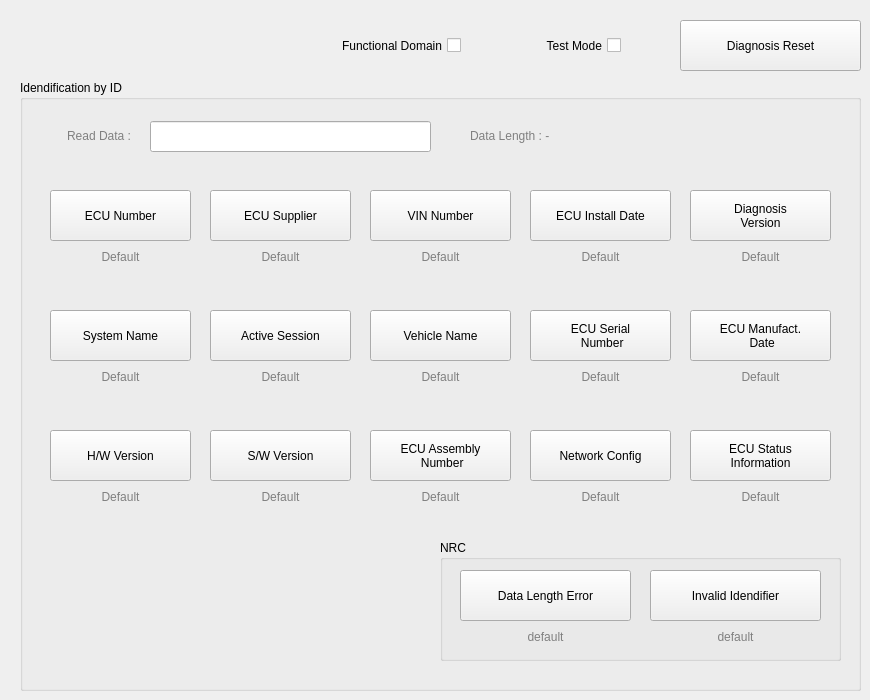
    <widget class="QWidget" name="diagnosis_did">
     <attribute name="title">
      <string>Diagnosis - DID</string>
     </attribute>
     <widget class="QPushButton" name="btn_diag_reset_did">
      <property name="geometry">
       <rect>
        <x>680</x>
        <y>20</y>
        <width>181</width>
        <height>51</height>
       </rect>
      </property>
      <property name="text">
       <string>Diagnosis Reset</string>
      </property>
     </widget>
     <widget class="QGroupBox" name="did_box">
      <property name="geometry">
       <rect>
        <x>20</x>
        <y>80</y>
        <width>841</width>
        <height>611</height>
       </rect>
      </property>
      <property name="title">
       <string>Idendification by ID</string>
      </property>
      <widget class="QGroupBox" name="did_nrc_box">
       <property name="geometry">
        <rect>
         <x>420</x>
         <y>460</y>
         <width>401</width>
         <height>121</height>
        </rect>
       </property>
       <property name="title">
        <string>NRC</string>
       </property>
       <widget class="QPushButton" name="btn_id_nrc_13">
        <property name="geometry">
         <rect>
          <x>20</x>
          <y>30</y>
          <width>171</width>
          <height>51</height>
         </rect>
        </property>
        <property name="text">
         <string>Data Length Error</string>
        </property>
       </widget>
       <widget class="QLabel" name="label_id_nrc_13">
        <property name="geometry">
         <rect>
          <x>20</x>
          <y>90</y>
          <width>171</width>
          <height>20</height>
         </rect>
        </property>
        <property name="styleSheet">
         <string notr="true">color: gray</string>
        </property>
        <property name="text">
         <string>default</string>
        </property>
        <property name="alignment">
         <set>Qt::AlignHCenter|Qt::AlignTop</set>
        </property>
       </widget>
       <widget class="QLabel" name="label_id_nrc_31">
        <property name="geometry">
         <rect>
          <x>210</x>
          <y>90</y>
          <width>171</width>
          <height>20</height>
         </rect>
        </property>
        <property name="styleSheet">
         <string notr="true">color: gray</string>
        </property>
        <property name="text">
         <string>default</string>
        </property>
        <property name="alignment">
         <set>Qt::AlignHCenter|Qt::AlignTop</set>
        </property>
       </widget>
       <widget class="QPushButton" name="btn_id_nrc_31">
        <property name="geometry">
         <rect>
          <x>210</x>
          <y>30</y>
          <width>171</width>
          <height>51</height>
         </rect>
        </property>
        <property name="text">
         <string>Invalid Idendifier</string>
        </property>
       </widget>
      </widget>
      <widget class="QLabel" name="label_id_ecu_num">
       <property name="geometry">
        <rect>
         <x>30</x>
         <y>170</y>
         <width>141</width>
         <height>41</height>
        </rect>
       </property>
       <property name="styleSheet">
        <string notr="true">color: gray</string>
       </property>
       <property name="text">
        <string>Default</string>
       </property>
       <property name="alignment">
        <set>Qt::AlignHCenter|Qt::AlignTop</set>
       </property>
      </widget>
      <widget class="QPushButton" name="btn_id_ecu_num">
       <property name="geometry">
        <rect>
         <x>30</x>
         <y>110</y>
         <width>141</width>
         <height>51</height>
        </rect>
       </property>
       <property name="text">
        <string>ECU Number</string>
       </property>
      </widget>
      <widget class="QPushButton" name="btn_id_ecu_supp">
       <property name="geometry">
        <rect>
         <x>190</x>
         <y>110</y>
         <width>141</width>
         <height>51</height>
        </rect>
       </property>
       <property name="text">
        <string>ECU Supplier</string>
       </property>
      </widget>
      <widget class="QLabel" name="label_id_ecu_supp">
       <property name="geometry">
        <rect>
         <x>190</x>
         <y>170</y>
         <width>141</width>
         <height>41</height>
        </rect>
       </property>
       <property name="styleSheet">
        <string notr="true">color: gray</string>
       </property>
       <property name="text">
        <string>Default</string>
       </property>
       <property name="alignment">
        <set>Qt::AlignHCenter|Qt::AlignTop</set>
       </property>
      </widget>
      <widget class="QPushButton" name="btn_id_vin">
       <property name="geometry">
        <rect>
         <x>350</x>
         <y>110</y>
         <width>141</width>
         <height>51</height>
        </rect>
       </property>
       <property name="text">
        <string>VIN Number</string>
       </property>
      </widget>
      <widget class="QLabel" name="label_id_vin">
       <property name="geometry">
        <rect>
         <x>350</x>
         <y>170</y>
         <width>141</width>
         <height>41</height>
        </rect>
       </property>
       <property name="styleSheet">
        <string notr="true">color: gray</string>
       </property>
       <property name="text">
        <string>Default</string>
       </property>
       <property name="alignment">
        <set>Qt::AlignHCenter|Qt::AlignTop</set>
       </property>
      </widget>
      <widget class="QLabel" name="label_id_install_date">
       <property name="geometry">
        <rect>
         <x>510</x>
         <y>170</y>
         <width>141</width>
         <height>31</height>
        </rect>
       </property>
       <property name="styleSheet">
        <string notr="true">color: gray</string>
       </property>
       <property name="text">
        <string>Default</string>
       </property>
       <property name="alignment">
        <set>Qt::AlignHCenter|Qt::AlignTop</set>
       </property>
      </widget>
      <widget class="QPushButton" name="btn_id_install_date">
       <property name="geometry">
        <rect>
         <x>510</x>
         <y>110</y>
         <width>141</width>
         <height>51</height>
        </rect>
       </property>
       <property name="text">
        <string>ECU Install Date</string>
       </property>
      </widget>
      <widget class="QPushButton" name="btn_id_sys_name">
       <property name="geometry">
        <rect>
         <x>30</x>
         <y>230</y>
         <width>141</width>
         <height>51</height>
        </rect>
       </property>
       <property name="text">
        <string>System Name</string>
       </property>
      </widget>
      <widget class="QPushButton" name="btn_id_diag_ver">
       <property name="geometry">
        <rect>
         <x>670</x>
         <y>110</y>
         <width>141</width>
         <height>51</height>
        </rect>
       </property>
       <property name="text">
        <string>Diagnosis
Version</string>
       </property>
      </widget>
      <widget class="QPushButton" name="btn_id_veh_name">
       <property name="geometry">
        <rect>
         <x>350</x>
         <y>230</y>
         <width>141</width>
         <height>51</height>
        </rect>
       </property>
       <property name="text">
        <string>Vehicle Name</string>
       </property>
      </widget>
      <widget class="QPushButton" name="btn_id_active_sess">
       <property name="geometry">
        <rect>
         <x>190</x>
         <y>230</y>
         <width>141</width>
         <height>51</height>
        </rect>
       </property>
       <property name="text">
        <string>Active Session</string>
       </property>
      </widget>
      <widget class="QLabel" name="label_id_active_sess">
       <property name="geometry">
        <rect>
         <x>190</x>
         <y>290</y>
         <width>141</width>
         <height>41</height>
        </rect>
       </property>
       <property name="styleSheet">
        <string notr="true">color: gray</string>
       </property>
       <property name="text">
        <string>Default</string>
       </property>
       <property name="alignment">
        <set>Qt::AlignHCenter|Qt::AlignTop</set>
       </property>
      </widget>
      <widget class="QLabel" name="label_id_diag_ver">
       <property name="geometry">
        <rect>
         <x>670</x>
         <y>170</y>
         <width>141</width>
         <height>41</height>
        </rect>
       </property>
       <property name="styleSheet">
        <string notr="true">color: gray</string>
       </property>
       <property name="text">
        <string>Default</string>
       </property>
       <property name="alignment">
        <set>Qt::AlignHCenter|Qt::AlignTop</set>
       </property>
      </widget>
      <widget class="QLabel" name="label_id_sys_name">
       <property name="geometry">
        <rect>
         <x>30</x>
         <y>290</y>
         <width>141</width>
         <height>41</height>
        </rect>
       </property>
       <property name="styleSheet">
        <string notr="true">color: gray</string>
       </property>
       <property name="text">
        <string>Default</string>
       </property>
       <property name="alignment">
        <set>Qt::AlignHCenter|Qt::AlignTop</set>
       </property>
      </widget>
      <widget class="QLabel" name="label_id_veh_name">
       <property name="geometry">
        <rect>
         <x>350</x>
         <y>290</y>
         <width>141</width>
         <height>41</height>
        </rect>
       </property>
       <property name="styleSheet">
        <string notr="true">color: gray</string>
       </property>
       <property name="text">
        <string>Default</string>
       </property>
       <property name="alignment">
        <set>Qt::AlignHCenter|Qt::AlignTop</set>
       </property>
      </widget>
      <widget class="QPushButton" name="btn_id_ecu_manu_date">
       <property name="geometry">
        <rect>
         <x>670</x>
         <y>230</y>
         <width>141</width>
         <height>51</height>
        </rect>
       </property>
       <property name="text">
        <string>ECU Manufact. 
 Date</string>
       </property>
      </widget>
      <widget class="QLabel" name="label_id_ecu_manu_date">
       <property name="geometry">
        <rect>
         <x>670</x>
         <y>290</y>
         <width>141</width>
         <height>41</height>
        </rect>
       </property>
       <property name="styleSheet">
        <string notr="true">color: gray</string>
       </property>
       <property name="text">
        <string>Default</string>
       </property>
       <property name="alignment">
        <set>Qt::AlignHCenter|Qt::AlignTop</set>
       </property>
      </widget>
      <widget class="QPushButton" name="btn_id_ecu_serial">
       <property name="geometry">
        <rect>
         <x>510</x>
         <y>230</y>
         <width>141</width>
         <height>51</height>
        </rect>
       </property>
       <property name="text">
        <string>ECU Serial 
 Number</string>
       </property>
      </widget>
      <widget class="QLabel" name="label_id_sw_ver">
       <property name="geometry">
        <rect>
         <x>190</x>
         <y>410</y>
         <width>141</width>
         <height>41</height>
        </rect>
       </property>
       <property name="styleSheet">
        <string notr="true">color: gray</string>
       </property>
       <property name="text">
        <string>Default</string>
       </property>
       <property name="alignment">
        <set>Qt::AlignHCenter|Qt::AlignTop</set>
       </property>
      </widget>
      <widget class="QPushButton" name="btn_id_sw_ver">
       <property name="geometry">
        <rect>
         <x>190</x>
         <y>350</y>
         <width>141</width>
         <height>51</height>
        </rect>
       </property>
       <property name="text">
        <string>S/W Version</string>
       </property>
      </widget>
      <widget class="QPushButton" name="btn_id_hw_ver">
       <property name="geometry">
        <rect>
         <x>30</x>
         <y>350</y>
         <width>141</width>
         <height>51</height>
        </rect>
       </property>
       <property name="text">
        <string>H/W Version</string>
       </property>
      </widget>
      <widget class="QLabel" name="label_id_ecu_serial">
       <property name="geometry">
        <rect>
         <x>510</x>
         <y>290</y>
         <width>141</width>
         <height>41</height>
        </rect>
       </property>
       <property name="styleSheet">
        <string notr="true">color: gray</string>
       </property>
       <property name="text">
        <string>Default</string>
       </property>
       <property name="alignment">
        <set>Qt::AlignHCenter|Qt::AlignTop</set>
       </property>
      </widget>
      <widget class="QLabel" name="label_id_hw_ver">
       <property name="geometry">
        <rect>
         <x>30</x>
         <y>410</y>
         <width>141</width>
         <height>41</height>
        </rect>
       </property>
       <property name="styleSheet">
        <string notr="true">color: gray</string>
       </property>
       <property name="text">
        <string>Default</string>
       </property>
       <property name="alignment">
        <set>Qt::AlignHCenter|Qt::AlignTop</set>
       </property>
      </widget>
      <widget class="QPushButton" name="btn_id_assy_num">
       <property name="geometry">
        <rect>
         <x>350</x>
         <y>350</y>
         <width>141</width>
         <height>51</height>
        </rect>
       </property>
       <property name="text">
        <string>ECU Assembly 
 Number</string>
       </property>
      </widget>
      <widget class="QLabel" name="label_id_assy_num">
       <property name="geometry">
        <rect>
         <x>350</x>
         <y>410</y>
         <width>141</width>
         <height>41</height>
        </rect>
       </property>
       <property name="styleSheet">
        <string notr="true">color: gray</string>
       </property>
       <property name="text">
        <string>Default</string>
       </property>
       <property name="alignment">
        <set>Qt::AlignHCenter|Qt::AlignTop</set>
       </property>
      </widget>
      <widget class="QLabel" name="label_id_net_config">
       <property name="geometry">
        <rect>
         <x>510</x>
         <y>410</y>
         <width>141</width>
         <height>41</height>
        </rect>
       </property>
       <property name="styleSheet">
        <string notr="true">color: gray</string>
       </property>
       <property name="text">
        <string>Default</string>
       </property>
       <property name="alignment">
        <set>Qt::AlignHCenter|Qt::AlignTop</set>
       </property>
      </widget>
      <widget class="QPushButton" name="btn_id_net_config">
       <property name="geometry">
        <rect>
         <x>510</x>
         <y>350</y>
         <width>141</width>
         <height>51</height>
        </rect>
       </property>
       <property name="text">
        <string>Network Config</string>
       </property>
      </widget>
      <widget class="QLabel" name="label_id">
       <property name="geometry">
        <rect>
         <x>0</x>
         <y>40</y>
         <width>111</width>
         <height>31</height>
        </rect>
       </property>
       <property name="layoutDirection">
        <enum>Qt::LeftToRight</enum>
       </property>
       <property name="styleSheet">
        <string notr="true">color: gray</string>
       </property>
       <property name="text">
        <string>Read Data :</string>
       </property>
       <property name="alignment">
        <set>Qt::AlignRight|Qt::AlignTrailing|Qt::AlignVCenter</set>
       </property>
      </widget>
      <widget class="QLineEdit" name="lineEdit_id_data">
       <property name="geometry">
        <rect>
         <x>130</x>
         <y>41</y>
         <width>281</width>
         <height>31</height>
        </rect>
       </property>
       <property name="text">
        <string/>
       </property>
       <property name="readOnly">
        <bool>true</bool>
       </property>
      </widget>
      <widget class="QLabel" name="label_id_ecu_sts_info">
       <property name="geometry">
        <rect>
         <x>670</x>
         <y>410</y>
         <width>141</width>
         <height>41</height>
        </rect>
       </property>
       <property name="styleSheet">
        <string notr="true">color: gray</string>
       </property>
       <property name="text">
        <string>Default</string>
       </property>
       <property name="alignment">
        <set>Qt::AlignHCenter|Qt::AlignTop</set>
       </property>
      </widget>
      <widget class="QPushButton" name="btn_id_ecu_sts_info">
       <property name="geometry">
        <rect>
         <x>670</x>
         <y>350</y>
         <width>141</width>
         <height>51</height>
        </rect>
       </property>
       <property name="text">
        <string>ECU Status
Information</string>
       </property>
      </widget>
      <widget class="QLabel" name="label_id_data_length">
       <property name="geometry">
        <rect>
         <x>450</x>
         <y>40</y>
         <width>331</width>
         <height>31</height>
        </rect>
       </property>
       <property name="styleSheet">
        <string notr="true">color: gray</string>
       </property>
       <property name="text">
        <string>Data Length : -</string>
       </property>
      </widget>
     </widget>
     <widget class="QCheckBox" name="chkbox_diag_test_mode_did">
      <property name="geometry">
       <rect>
        <x>480</x>
        <y>30</y>
        <width>141</width>
        <height>31</height>
       </rect>
      </property>
      <property name="layoutDirection">
       <enum>Qt::RightToLeft</enum>
      </property>
      <property name="text">
       <string>Test Mode</string>
      </property>
     </widget>
     <widget class="QCheckBox" name="chkbox_diag_functional_domain_did">
      <property name="geometry">
       <rect>
        <x>280</x>
        <y>30</y>
        <width>181</width>
        <height>31</height>
       </rect>
      </property>
      <property name="layoutDirection">
       <enum>Qt::RightToLeft</enum>
      </property>
      <property name="text">
       <string>Functional Domain</string>
      </property>
     </widget>
    </widget>
